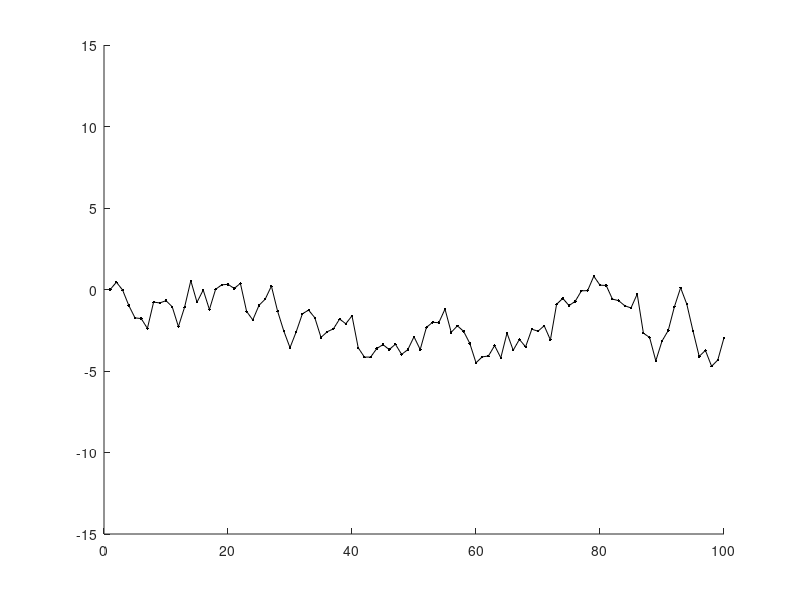

Here is the MATLAB script that generated this plot:
function z=randwalk
% nahodna prochazka

figure
xlim([0 100]), ylim([-15 15]), hold on

z(1)=0;
for i=2:100
    z(i)=z(i-1)+randn;
    plot([i-1 i],[z(i-1) z(i)],'k.-'), hold on
    %pause
end
